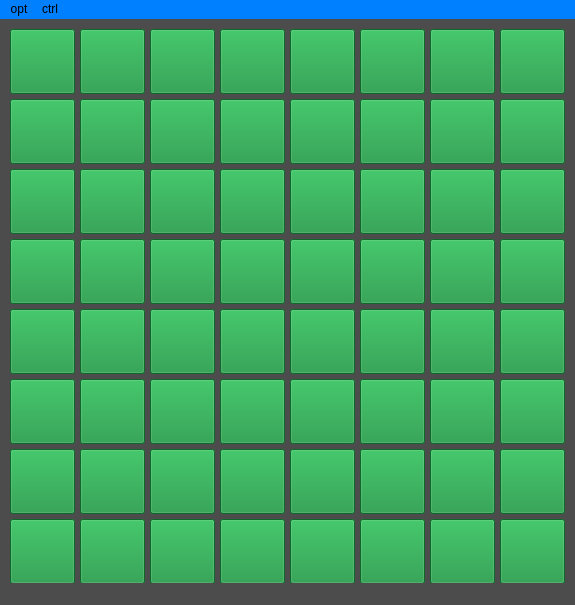
<?xml version="1.0" encoding="UTF-8"?>
<ui version="4.0">
 <class>MainWindow</class>
 <widget class="QMainWindow" name="MainWindow">
  <property name="geometry">
   <rect>
    <x>0</x>
    <y>0</y>
    <width>575</width>
    <height>605</height>
   </rect>
  </property>
  <property name="windowTitle">
   <string>MainWindow</string>
  </property>
  <property name="autoFillBackground">
   <bool>false</bool>
  </property>
  <property name="styleSheet">
   <string notr="true">background-color: rgb(76, 76, 76);</string>
  </property>
  <widget class="QWidget" name="centralwidget">
   <property name="autoFillBackground">
    <bool>false</bool>
   </property>
   <widget class="QPushButton" name="pushButton_2">
    <property name="geometry">
     <rect>
      <x>10</x>
      <y>10</y>
      <width>65</width>
      <height>65</height>
     </rect>
    </property>
    <property name="styleSheet">
     <string notr="true">border-color: rgb(255, 255, 255);
background-color: rgb(19, 146, 59);</string>
    </property>
    <property name="text">
     <string/>
    </property>
    <property name="autoDefault">
     <bool>false</bool>
    </property>
   </widget>
   <widget class="QPushButton" name="pushButton_3">
    <property name="geometry">
     <rect>
      <x>80</x>
      <y>10</y>
      <width>65</width>
      <height>65</height>
     </rect>
    </property>
    <property name="styleSheet">
     <string notr="true">border-color: rgb(255, 255, 255);
background-color: rgb(19, 146, 59);</string>
    </property>
    <property name="text">
     <string/>
    </property>
    <property name="autoDefault">
     <bool>false</bool>
    </property>
   </widget>
   <widget class="QPushButton" name="pushButton_4">
    <property name="geometry">
     <rect>
      <x>220</x>
      <y>10</y>
      <width>65</width>
      <height>65</height>
     </rect>
    </property>
    <property name="styleSheet">
     <string notr="true">border-color: rgb(255, 255, 255);
background-color: rgb(19, 146, 59);</string>
    </property>
    <property name="text">
     <string/>
    </property>
    <property name="autoDefault">
     <bool>false</bool>
    </property>
   </widget>
   <widget class="QPushButton" name="pushButton_5">
    <property name="geometry">
     <rect>
      <x>150</x>
      <y>10</y>
      <width>65</width>
      <height>65</height>
     </rect>
    </property>
    <property name="styleSheet">
     <string notr="true">border-color: rgb(255, 255, 255);
background-color: rgb(19, 146, 59);</string>
    </property>
    <property name="text">
     <string/>
    </property>
    <property name="autoDefault">
     <bool>false</bool>
    </property>
   </widget>
   <widget class="QPushButton" name="pushButton_6">
    <property name="geometry">
     <rect>
      <x>360</x>
      <y>10</y>
      <width>65</width>
      <height>65</height>
     </rect>
    </property>
    <property name="styleSheet">
     <string notr="true">border-color: rgb(255, 255, 255);
background-color: rgb(19, 146, 59);</string>
    </property>
    <property name="text">
     <string/>
    </property>
    <property name="autoDefault">
     <bool>false</bool>
    </property>
   </widget>
   <widget class="QPushButton" name="pushButton_7">
    <property name="geometry">
     <rect>
      <x>500</x>
      <y>10</y>
      <width>65</width>
      <height>65</height>
     </rect>
    </property>
    <property name="styleSheet">
     <string notr="true">border-color: rgb(255, 255, 255);
background-color: rgb(19, 146, 59);</string>
    </property>
    <property name="text">
     <string/>
    </property>
    <property name="autoDefault">
     <bool>false</bool>
    </property>
   </widget>
   <widget class="QPushButton" name="pushButton_8">
    <property name="geometry">
     <rect>
      <x>430</x>
      <y>10</y>
      <width>65</width>
      <height>65</height>
     </rect>
    </property>
    <property name="styleSheet">
     <string notr="true">border-color: rgb(255, 255, 255);
background-color: rgb(19, 146, 59);</string>
    </property>
    <property name="text">
     <string/>
    </property>
    <property name="autoDefault">
     <bool>false</bool>
    </property>
   </widget>
   <widget class="QPushButton" name="pushButton_9">
    <property name="geometry">
     <rect>
      <x>290</x>
      <y>10</y>
      <width>65</width>
      <height>65</height>
     </rect>
    </property>
    <property name="styleSheet">
     <string notr="true">border-color: rgb(255, 255, 255);
background-color: rgb(19, 146, 59);</string>
    </property>
    <property name="text">
     <string/>
    </property>
    <property name="autoDefault">
     <bool>false</bool>
    </property>
   </widget>
   <widget class="QPushButton" name="pushButton_10">
    <property name="geometry">
     <rect>
      <x>10</x>
      <y>80</y>
      <width>65</width>
      <height>65</height>
     </rect>
    </property>
    <property name="styleSheet">
     <string notr="true">border-color: rgb(255, 255, 255);
background-color: rgb(19, 146, 59);</string>
    </property>
    <property name="text">
     <string/>
    </property>
    <property name="autoDefault">
     <bool>false</bool>
    </property>
   </widget>
   <widget class="QPushButton" name="pushButton_11">
    <property name="geometry">
     <rect>
      <x>360</x>
      <y>80</y>
      <width>65</width>
      <height>65</height>
     </rect>
    </property>
    <property name="styleSheet">
     <string notr="true">border-color: rgb(255, 255, 255);
background-color: rgb(19, 146, 59);</string>
    </property>
    <property name="text">
     <string/>
    </property>
    <property name="autoDefault">
     <bool>false</bool>
    </property>
   </widget>
   <widget class="QPushButton" name="pushButton_12">
    <property name="geometry">
     <rect>
      <x>290</x>
      <y>80</y>
      <width>65</width>
      <height>65</height>
     </rect>
    </property>
    <property name="styleSheet">
     <string notr="true">border-color: rgb(255, 255, 255);
background-color: rgb(19, 146, 59);</string>
    </property>
    <property name="text">
     <string/>
    </property>
    <property name="autoDefault">
     <bool>false</bool>
    </property>
   </widget>
   <widget class="QPushButton" name="pushButton_13">
    <property name="geometry">
     <rect>
      <x>150</x>
      <y>80</y>
      <width>65</width>
      <height>65</height>
     </rect>
    </property>
    <property name="styleSheet">
     <string notr="true">border-color: rgb(255, 255, 255);
background-color: rgb(19, 146, 59);</string>
    </property>
    <property name="text">
     <string/>
    </property>
    <property name="autoDefault">
     <bool>false</bool>
    </property>
   </widget>
   <widget class="QPushButton" name="pushButton_14">
    <property name="geometry">
     <rect>
      <x>220</x>
      <y>80</y>
      <width>65</width>
      <height>65</height>
     </rect>
    </property>
    <property name="styleSheet">
     <string notr="true">border-color: rgb(255, 255, 255);
background-color: rgb(19, 146, 59);</string>
    </property>
    <property name="text">
     <string/>
    </property>
    <property name="autoDefault">
     <bool>false</bool>
    </property>
   </widget>
   <widget class="QPushButton" name="pushButton_15">
    <property name="geometry">
     <rect>
      <x>80</x>
      <y>80</y>
      <width>65</width>
      <height>65</height>
     </rect>
    </property>
    <property name="styleSheet">
     <string notr="true">border-color: rgb(255, 255, 255);
background-color: rgb(19, 146, 59);</string>
    </property>
    <property name="text">
     <string/>
    </property>
    <property name="autoDefault">
     <bool>false</bool>
    </property>
   </widget>
   <widget class="QPushButton" name="pushButton_16">
    <property name="geometry">
     <rect>
      <x>430</x>
      <y>80</y>
      <width>65</width>
      <height>65</height>
     </rect>
    </property>
    <property name="styleSheet">
     <string notr="true">border-color: rgb(255, 255, 255);
background-color: rgb(19, 146, 59);</string>
    </property>
    <property name="text">
     <string/>
    </property>
    <property name="autoDefault">
     <bool>false</bool>
    </property>
   </widget>
   <widget class="QPushButton" name="pushButton_17">
    <property name="geometry">
     <rect>
      <x>500</x>
      <y>80</y>
      <width>65</width>
      <height>65</height>
     </rect>
    </property>
    <property name="styleSheet">
     <string notr="true">border-color: rgb(255, 255, 255);
background-color: rgb(19, 146, 59);</string>
    </property>
    <property name="text">
     <string/>
    </property>
    <property name="autoDefault">
     <bool>false</bool>
    </property>
   </widget>
   <widget class="QPushButton" name="pushButton_18">
    <property name="geometry">
     <rect>
      <x>360</x>
      <y>220</y>
      <width>65</width>
      <height>65</height>
     </rect>
    </property>
    <property name="styleSheet">
     <string notr="true">border-color: rgb(255, 255, 255);
background-color: rgb(19, 146, 59);</string>
    </property>
    <property name="text">
     <string/>
    </property>
    <property name="autoDefault">
     <bool>false</bool>
    </property>
   </widget>
   <widget class="QPushButton" name="pushButton_19">
    <property name="geometry">
     <rect>
      <x>220</x>
      <y>220</y>
      <width>65</width>
      <height>65</height>
     </rect>
    </property>
    <property name="styleSheet">
     <string notr="true">border-color: rgb(255, 255, 255);
background-color: rgb(19, 146, 59);</string>
    </property>
    <property name="text">
     <string/>
    </property>
    <property name="autoDefault">
     <bool>false</bool>
    </property>
   </widget>
   <widget class="QPushButton" name="pushButton_20">
    <property name="geometry">
     <rect>
      <x>430</x>
      <y>220</y>
      <width>65</width>
      <height>65</height>
     </rect>
    </property>
    <property name="styleSheet">
     <string notr="true">border-color: rgb(255, 255, 255);
background-color: rgb(19, 146, 59);</string>
    </property>
    <property name="text">
     <string/>
    </property>
    <property name="autoDefault">
     <bool>false</bool>
    </property>
   </widget>
   <widget class="QPushButton" name="pushButton_21">
    <property name="geometry">
     <rect>
      <x>500</x>
      <y>220</y>
      <width>65</width>
      <height>65</height>
     </rect>
    </property>
    <property name="styleSheet">
     <string notr="true">border-color: rgb(255, 255, 255);
background-color: rgb(19, 146, 59);</string>
    </property>
    <property name="text">
     <string/>
    </property>
    <property name="autoDefault">
     <bool>false</bool>
    </property>
   </widget>
   <widget class="QPushButton" name="pushButton_22">
    <property name="geometry">
     <rect>
      <x>80</x>
      <y>150</y>
      <width>65</width>
      <height>65</height>
     </rect>
    </property>
    <property name="styleSheet">
     <string notr="true">border-color: rgb(255, 255, 255);
background-color: rgb(19, 146, 59);</string>
    </property>
    <property name="text">
     <string/>
    </property>
    <property name="autoDefault">
     <bool>false</bool>
    </property>
   </widget>
   <widget class="QPushButton" name="pushButton_23">
    <property name="geometry">
     <rect>
      <x>290</x>
      <y>220</y>
      <width>65</width>
      <height>65</height>
     </rect>
    </property>
    <property name="styleSheet">
     <string notr="true">border-color: rgb(255, 255, 255);
background-color: rgb(19, 146, 59);</string>
    </property>
    <property name="text">
     <string/>
    </property>
    <property name="autoDefault">
     <bool>false</bool>
    </property>
   </widget>
   <widget class="QPushButton" name="pushButton_24">
    <property name="geometry">
     <rect>
      <x>290</x>
      <y>150</y>
      <width>65</width>
      <height>65</height>
     </rect>
    </property>
    <property name="styleSheet">
     <string notr="true">border-color: rgb(255, 255, 255);
background-color: rgb(19, 146, 59);</string>
    </property>
    <property name="text">
     <string/>
    </property>
    <property name="autoDefault">
     <bool>false</bool>
    </property>
   </widget>
   <widget class="QPushButton" name="pushButton_25">
    <property name="geometry">
     <rect>
      <x>360</x>
      <y>150</y>
      <width>65</width>
      <height>65</height>
     </rect>
    </property>
    <property name="styleSheet">
     <string notr="true">border-color: rgb(255, 255, 255);
background-color: rgb(19, 146, 59);</string>
    </property>
    <property name="text">
     <string/>
    </property>
    <property name="autoDefault">
     <bool>false</bool>
    </property>
   </widget>
   <widget class="QPushButton" name="pushButton_26">
    <property name="geometry">
     <rect>
      <x>220</x>
      <y>150</y>
      <width>65</width>
      <height>65</height>
     </rect>
    </property>
    <property name="styleSheet">
     <string notr="true">border-color: rgb(255, 255, 255);
background-color: rgb(19, 146, 59);</string>
    </property>
    <property name="text">
     <string/>
    </property>
    <property name="autoDefault">
     <bool>false</bool>
    </property>
   </widget>
   <widget class="QPushButton" name="pushButton_27">
    <property name="geometry">
     <rect>
      <x>150</x>
      <y>150</y>
      <width>65</width>
      <height>65</height>
     </rect>
    </property>
    <property name="styleSheet">
     <string notr="true">border-color: rgb(255, 255, 255);
background-color: rgb(19, 146, 59);</string>
    </property>
    <property name="text">
     <string/>
    </property>
    <property name="autoDefault">
     <bool>false</bool>
    </property>
   </widget>
   <widget class="QPushButton" name="pushButton_28">
    <property name="geometry">
     <rect>
      <x>10</x>
      <y>150</y>
      <width>65</width>
      <height>65</height>
     </rect>
    </property>
    <property name="styleSheet">
     <string notr="true">border-color: rgb(255, 255, 255);
background-color: rgb(19, 146, 59);</string>
    </property>
    <property name="text">
     <string/>
    </property>
    <property name="autoDefault">
     <bool>false</bool>
    </property>
   </widget>
   <widget class="QPushButton" name="pushButton_29">
    <property name="geometry">
     <rect>
      <x>500</x>
      <y>150</y>
      <width>65</width>
      <height>65</height>
     </rect>
    </property>
    <property name="styleSheet">
     <string notr="true">border-color: rgb(255, 255, 255);
background-color: rgb(19, 146, 59);</string>
    </property>
    <property name="text">
     <string/>
    </property>
    <property name="autoDefault">
     <bool>false</bool>
    </property>
   </widget>
   <widget class="QPushButton" name="pushButton_30">
    <property name="geometry">
     <rect>
      <x>10</x>
      <y>220</y>
      <width>65</width>
      <height>65</height>
     </rect>
    </property>
    <property name="styleSheet">
     <string notr="true">border-color: rgb(255, 255, 255);
background-color: rgb(19, 146, 59);</string>
    </property>
    <property name="text">
     <string/>
    </property>
    <property name="autoDefault">
     <bool>false</bool>
    </property>
   </widget>
   <widget class="QPushButton" name="pushButton_31">
    <property name="geometry">
     <rect>
      <x>430</x>
      <y>150</y>
      <width>65</width>
      <height>65</height>
     </rect>
    </property>
    <property name="styleSheet">
     <string notr="true">border-color: rgb(255, 255, 255);
background-color: rgb(19, 146, 59);</string>
    </property>
    <property name="text">
     <string/>
    </property>
    <property name="autoDefault">
     <bool>false</bool>
    </property>
   </widget>
   <widget class="QPushButton" name="pushButton_32">
    <property name="geometry">
     <rect>
      <x>150</x>
      <y>220</y>
      <width>65</width>
      <height>65</height>
     </rect>
    </property>
    <property name="styleSheet">
     <string notr="true">border-color: rgb(255, 255, 255);
background-color: rgb(19, 146, 59);</string>
    </property>
    <property name="text">
     <string/>
    </property>
    <property name="autoDefault">
     <bool>false</bool>
    </property>
   </widget>
   <widget class="QPushButton" name="pushButton_33">
    <property name="geometry">
     <rect>
      <x>80</x>
      <y>220</y>
      <width>65</width>
      <height>65</height>
     </rect>
    </property>
    <property name="styleSheet">
     <string notr="true">border-color: rgb(255, 255, 255);
background-color: rgb(19, 146, 59);</string>
    </property>
    <property name="text">
     <string/>
    </property>
    <property name="autoDefault">
     <bool>false</bool>
    </property>
   </widget>
   <widget class="QPushButton" name="pushButton_34">
    <property name="geometry">
     <rect>
      <x>220</x>
      <y>500</y>
      <width>65</width>
      <height>65</height>
     </rect>
    </property>
    <property name="styleSheet">
     <string notr="true">border-color: rgb(255, 255, 255);
background-color: rgb(19, 146, 59);</string>
    </property>
    <property name="text">
     <string/>
    </property>
    <property name="autoDefault">
     <bool>false</bool>
    </property>
   </widget>
   <widget class="QPushButton" name="pushButton_35">
    <property name="geometry">
     <rect>
      <x>220</x>
      <y>290</y>
      <width>65</width>
      <height>65</height>
     </rect>
    </property>
    <property name="styleSheet">
     <string notr="true">border-color: rgb(255, 255, 255);
background-color: rgb(19, 146, 59);</string>
    </property>
    <property name="text">
     <string/>
    </property>
    <property name="autoDefault">
     <bool>false</bool>
    </property>
   </widget>
   <widget class="QPushButton" name="pushButton_36">
    <property name="geometry">
     <rect>
      <x>430</x>
      <y>290</y>
      <width>65</width>
      <height>65</height>
     </rect>
    </property>
    <property name="styleSheet">
     <string notr="true">border-color: rgb(255, 255, 255);
background-color: rgb(19, 146, 59);</string>
    </property>
    <property name="text">
     <string/>
    </property>
    <property name="autoDefault">
     <bool>false</bool>
    </property>
   </widget>
   <widget class="QPushButton" name="pushButton_37">
    <property name="geometry">
     <rect>
      <x>500</x>
      <y>360</y>
      <width>65</width>
      <height>65</height>
     </rect>
    </property>
    <property name="styleSheet">
     <string notr="true">border-color: rgb(255, 255, 255);
background-color: rgb(19, 146, 59);</string>
    </property>
    <property name="text">
     <string/>
    </property>
    <property name="autoDefault">
     <bool>false</bool>
    </property>
   </widget>
   <widget class="QPushButton" name="pushButton_38">
    <property name="geometry">
     <rect>
      <x>10</x>
      <y>500</y>
      <width>65</width>
      <height>65</height>
     </rect>
    </property>
    <property name="styleSheet">
     <string notr="true">border-color: rgb(255, 255, 255);
background-color: rgb(19, 146, 59);</string>
    </property>
    <property name="text">
     <string/>
    </property>
    <property name="autoDefault">
     <bool>false</bool>
    </property>
   </widget>
   <widget class="QPushButton" name="pushButton_39">
    <property name="geometry">
     <rect>
      <x>10</x>
      <y>360</y>
      <width>65</width>
      <height>65</height>
     </rect>
    </property>
    <property name="styleSheet">
     <string notr="true">border-color: rgb(255, 255, 255);
background-color: rgb(19, 146, 59);</string>
    </property>
    <property name="text">
     <string/>
    </property>
    <property name="autoDefault">
     <bool>false</bool>
    </property>
   </widget>
   <widget class="QPushButton" name="pushButton_40">
    <property name="geometry">
     <rect>
      <x>150</x>
      <y>360</y>
      <width>65</width>
      <height>65</height>
     </rect>
    </property>
    <property name="styleSheet">
     <string notr="true">border-color: rgb(255, 255, 255);
background-color: rgb(19, 146, 59);</string>
    </property>
    <property name="text">
     <string/>
    </property>
    <property name="autoDefault">
     <bool>false</bool>
    </property>
   </widget>
   <widget class="QPushButton" name="pushButton_41">
    <property name="geometry">
     <rect>
      <x>500</x>
      <y>430</y>
      <width>65</width>
      <height>65</height>
     </rect>
    </property>
    <property name="styleSheet">
     <string notr="true">border-color: rgb(255, 255, 255);
background-color: rgb(19, 146, 59);</string>
    </property>
    <property name="text">
     <string/>
    </property>
    <property name="autoDefault">
     <bool>false</bool>
    </property>
   </widget>
   <widget class="QPushButton" name="pushButton_42">
    <property name="geometry">
     <rect>
      <x>430</x>
      <y>430</y>
      <width>65</width>
      <height>65</height>
     </rect>
    </property>
    <property name="styleSheet">
     <string notr="true">border-color: rgb(255, 255, 255);
background-color: rgb(19, 146, 59);</string>
    </property>
    <property name="text">
     <string/>
    </property>
    <property name="autoDefault">
     <bool>false</bool>
    </property>
   </widget>
   <widget class="QPushButton" name="pushButton_43">
    <property name="geometry">
     <rect>
      <x>10</x>
      <y>290</y>
      <width>65</width>
      <height>65</height>
     </rect>
    </property>
    <property name="styleSheet">
     <string notr="true">border-color: rgb(255, 255, 255);
background-color: rgb(19, 146, 59);</string>
    </property>
    <property name="text">
     <string/>
    </property>
    <property name="autoDefault">
     <bool>false</bool>
    </property>
   </widget>
   <widget class="QPushButton" name="pushButton_44">
    <property name="geometry">
     <rect>
      <x>290</x>
      <y>290</y>
      <width>65</width>
      <height>65</height>
     </rect>
    </property>
    <property name="styleSheet">
     <string notr="true">border-color: rgb(255, 255, 255);
background-color: rgb(19, 146, 59);</string>
    </property>
    <property name="text">
     <string/>
    </property>
    <property name="autoDefault">
     <bool>false</bool>
    </property>
   </widget>
   <widget class="QPushButton" name="pushButton_45">
    <property name="geometry">
     <rect>
      <x>150</x>
      <y>500</y>
      <width>65</width>
      <height>65</height>
     </rect>
    </property>
    <property name="styleSheet">
     <string notr="true">border-color: rgb(255, 255, 255);
background-color: rgb(19, 146, 59);</string>
    </property>
    <property name="text">
     <string/>
    </property>
    <property name="autoDefault">
     <bool>false</bool>
    </property>
   </widget>
   <widget class="QPushButton" name="pushButton_46">
    <property name="geometry">
     <rect>
      <x>150</x>
      <y>290</y>
      <width>65</width>
      <height>65</height>
     </rect>
    </property>
    <property name="styleSheet">
     <string notr="true">border-color: rgb(255, 255, 255);
background-color: rgb(19, 146, 59);</string>
    </property>
    <property name="text">
     <string/>
    </property>
    <property name="autoDefault">
     <bool>false</bool>
    </property>
   </widget>
   <widget class="QPushButton" name="pushButton_47">
    <property name="geometry">
     <rect>
      <x>290</x>
      <y>500</y>
      <width>65</width>
      <height>65</height>
     </rect>
    </property>
    <property name="styleSheet">
     <string notr="true">border-color: rgb(255, 255, 255);
background-color: rgb(19, 146, 59);</string>
    </property>
    <property name="text">
     <string/>
    </property>
    <property name="autoDefault">
     <bool>false</bool>
    </property>
   </widget>
   <widget class="QPushButton" name="pushButton_48">
    <property name="geometry">
     <rect>
      <x>430</x>
      <y>360</y>
      <width>65</width>
      <height>65</height>
     </rect>
    </property>
    <property name="styleSheet">
     <string notr="true">border-color: rgb(255, 255, 255);
background-color: rgb(19, 146, 59);</string>
    </property>
    <property name="text">
     <string/>
    </property>
    <property name="autoDefault">
     <bool>false</bool>
    </property>
   </widget>
   <widget class="QPushButton" name="pushButton_49">
    <property name="geometry">
     <rect>
      <x>360</x>
      <y>360</y>
      <width>65</width>
      <height>65</height>
     </rect>
    </property>
    <property name="styleSheet">
     <string notr="true">border-color: rgb(255, 255, 255);
background-color: rgb(19, 146, 59);</string>
    </property>
    <property name="text">
     <string/>
    </property>
    <property name="autoDefault">
     <bool>false</bool>
    </property>
   </widget>
   <widget class="QPushButton" name="pushButton_50">
    <property name="geometry">
     <rect>
      <x>360</x>
      <y>430</y>
      <width>65</width>
      <height>65</height>
     </rect>
    </property>
    <property name="styleSheet">
     <string notr="true">border-color: rgb(255, 255, 255);
background-color: rgb(19, 146, 59);</string>
    </property>
    <property name="text">
     <string/>
    </property>
    <property name="autoDefault">
     <bool>false</bool>
    </property>
   </widget>
   <widget class="QPushButton" name="pushButton_51">
    <property name="geometry">
     <rect>
      <x>10</x>
      <y>430</y>
      <width>65</width>
      <height>65</height>
     </rect>
    </property>
    <property name="styleSheet">
     <string notr="true">border-color: rgb(255, 255, 255);
background-color: rgb(19, 146, 59);</string>
    </property>
    <property name="text">
     <string/>
    </property>
    <property name="autoDefault">
     <bool>false</bool>
    </property>
   </widget>
   <widget class="QPushButton" name="pushButton_52">
    <property name="geometry">
     <rect>
      <x>220</x>
      <y>360</y>
      <width>65</width>
      <height>65</height>
     </rect>
    </property>
    <property name="styleSheet">
     <string notr="true">border-color: rgb(255, 255, 255);
background-color: rgb(19, 146, 59);</string>
    </property>
    <property name="text">
     <string/>
    </property>
    <property name="autoDefault">
     <bool>false</bool>
    </property>
   </widget>
   <widget class="QPushButton" name="pushButton_53">
    <property name="geometry">
     <rect>
      <x>150</x>
      <y>430</y>
      <width>65</width>
      <height>65</height>
     </rect>
    </property>
    <property name="styleSheet">
     <string notr="true">border-color: rgb(255, 255, 255);
background-color: rgb(19, 146, 59);</string>
    </property>
    <property name="text">
     <string/>
    </property>
    <property name="autoDefault">
     <bool>false</bool>
    </property>
   </widget>
   <widget class="QPushButton" name="pushButton_54">
    <property name="geometry">
     <rect>
      <x>360</x>
      <y>500</y>
      <width>65</width>
      <height>65</height>
     </rect>
    </property>
    <property name="styleSheet">
     <string notr="true">border-color: rgb(255, 255, 255);
background-color: rgb(19, 146, 59);</string>
    </property>
    <property name="text">
     <string/>
    </property>
    <property name="autoDefault">
     <bool>false</bool>
    </property>
   </widget>
   <widget class="QPushButton" name="pushButton_55">
    <property name="geometry">
     <rect>
      <x>290</x>
      <y>360</y>
      <width>65</width>
      <height>65</height>
     </rect>
    </property>
    <property name="styleSheet">
     <string notr="true">border-color: rgb(255, 255, 255);
background-color: rgb(19, 146, 59);</string>
    </property>
    <property name="text">
     <string/>
    </property>
    <property name="autoDefault">
     <bool>false</bool>
    </property>
   </widget>
   <widget class="QPushButton" name="pushButton_56">
    <property name="geometry">
     <rect>
      <x>290</x>
      <y>430</y>
      <width>65</width>
      <height>65</height>
     </rect>
    </property>
    <property name="styleSheet">
     <string notr="true">border-color: rgb(255, 255, 255);
background-color: rgb(19, 146, 59);</string>
    </property>
    <property name="text">
     <string/>
    </property>
    <property name="autoDefault">
     <bool>false</bool>
    </property>
   </widget>
   <widget class="QPushButton" name="pushButton_57">
    <property name="geometry">
     <rect>
      <x>80</x>
      <y>500</y>
      <width>65</width>
      <height>65</height>
     </rect>
    </property>
    <property name="styleSheet">
     <string notr="true">border-color: rgb(255, 255, 255);
background-color: rgb(19, 146, 59);</string>
    </property>
    <property name="text">
     <string/>
    </property>
    <property name="autoDefault">
     <bool>false</bool>
    </property>
   </widget>
   <widget class="QPushButton" name="pushButton_58">
    <property name="geometry">
     <rect>
      <x>80</x>
      <y>290</y>
      <width>65</width>
      <height>65</height>
     </rect>
    </property>
    <property name="styleSheet">
     <string notr="true">border-color: rgb(255, 255, 255);
background-color: rgb(19, 146, 59);</string>
    </property>
    <property name="text">
     <string/>
    </property>
    <property name="autoDefault">
     <bool>false</bool>
    </property>
   </widget>
   <widget class="QPushButton" name="pushButton_59">
    <property name="geometry">
     <rect>
      <x>430</x>
      <y>500</y>
      <width>65</width>
      <height>65</height>
     </rect>
    </property>
    <property name="styleSheet">
     <string notr="true">border-color: rgb(255, 255, 255);
background-color: rgb(19, 146, 59);</string>
    </property>
    <property name="text">
     <string/>
    </property>
    <property name="autoDefault">
     <bool>false</bool>
    </property>
   </widget>
   <widget class="QPushButton" name="pushButton_60">
    <property name="geometry">
     <rect>
      <x>80</x>
      <y>360</y>
      <width>65</width>
      <height>65</height>
     </rect>
    </property>
    <property name="styleSheet">
     <string notr="true">border-color: rgb(255, 255, 255);
background-color: rgb(19, 146, 59);</string>
    </property>
    <property name="text">
     <string/>
    </property>
    <property name="autoDefault">
     <bool>false</bool>
    </property>
   </widget>
   <widget class="QPushButton" name="pushButton_61">
    <property name="geometry">
     <rect>
      <x>500</x>
      <y>500</y>
      <width>65</width>
      <height>65</height>
     </rect>
    </property>
    <property name="styleSheet">
     <string notr="true">border-color: rgb(255, 255, 255);
background-color: rgb(19, 146, 59);</string>
    </property>
    <property name="text">
     <string/>
    </property>
    <property name="autoDefault">
     <bool>false</bool>
    </property>
   </widget>
   <widget class="QPushButton" name="pushButton_62">
    <property name="geometry">
     <rect>
      <x>500</x>
      <y>290</y>
      <width>65</width>
      <height>65</height>
     </rect>
    </property>
    <property name="styleSheet">
     <string notr="true">border-color: rgb(255, 255, 255);
background-color: rgb(19, 146, 59);</string>
    </property>
    <property name="text">
     <string/>
    </property>
    <property name="autoDefault">
     <bool>false</bool>
    </property>
   </widget>
   <widget class="QPushButton" name="pushButton_63">
    <property name="geometry">
     <rect>
      <x>80</x>
      <y>430</y>
      <width>65</width>
      <height>65</height>
     </rect>
    </property>
    <property name="styleSheet">
     <string notr="true">border-color: rgb(255, 255, 255);
background-color: rgb(19, 146, 59);</string>
    </property>
    <property name="text">
     <string/>
    </property>
    <property name="autoDefault">
     <bool>false</bool>
    </property>
   </widget>
   <widget class="QPushButton" name="pushButton_64">
    <property name="geometry">
     <rect>
      <x>360</x>
      <y>290</y>
      <width>65</width>
      <height>65</height>
     </rect>
    </property>
    <property name="styleSheet">
     <string notr="true">border-color: rgb(255, 255, 255);
background-color: rgb(19, 146, 59);</string>
    </property>
    <property name="text">
     <string/>
    </property>
    <property name="autoDefault">
     <bool>false</bool>
    </property>
   </widget>
   <widget class="QPushButton" name="pushButton_65">
    <property name="geometry">
     <rect>
      <x>220</x>
      <y>430</y>
      <width>65</width>
      <height>65</height>
     </rect>
    </property>
    <property name="styleSheet">
     <string notr="true">border-color: rgb(255, 255, 255);
background-color: rgb(19, 146, 59);</string>
    </property>
    <property name="text">
     <string/>
    </property>
    <property name="autoDefault">
     <bool>false</bool>
    </property>
   </widget>
  </widget>
  <widget class="QMenuBar" name="menubar">
   <property name="geometry">
    <rect>
     <x>0</x>
     <y>0</y>
     <width>575</width>
     <height>25</height>
    </rect>
   </property>
   <property name="styleSheet">
    <string notr="true">background-color: rgb(0, 128, 255);
selection-color: rgb(128, 255, 0);
border-color: rgb(102, 102, 255);
font-color: rgb(0, 128, 255);
font: 14pt &quot;Courier&quot;;</string>
   </property>
   <property name="nativeMenuBar">
    <bool>false</bool>
   </property>
   <widget class="QMenu" name="menuMenu">
    <property name="styleSheet">
     <string notr="true">background-color: rgb(0, 128, 255);
selection-color: rgb(128, 255, 0);
border-color: rgb(102, 102, 255);
font-color: rgb(255, 255, 255);
font: 14pt &quot;Courier&quot;;</string>
    </property>
    <property name="title">
     <string>opt</string>
    </property>
   </widget>
   <widget class="QMenu" name="menuCtrl">
    <property name="title">
     <string>ctrl</string>
    </property>
   </widget>
   <addaction name="menuMenu"/>
   <addaction name="menuCtrl"/>
  </widget>
  <widget class="QStatusBar" name="statusbar"/>
 </widget>
 <resources/>
 <connections/>
</ui>
